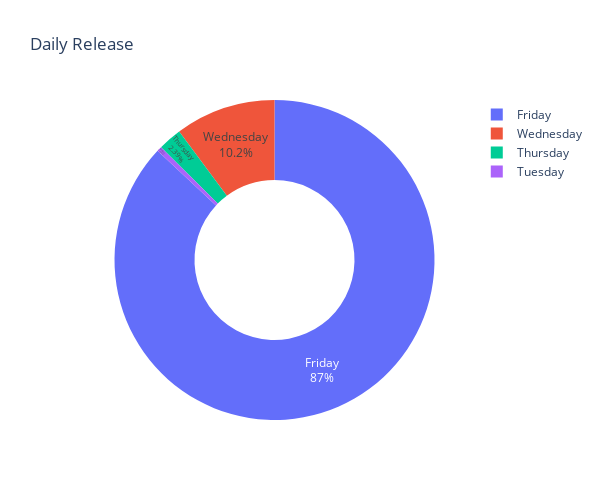

Notebook code cell kept with this figure:
### Code cell
#player categories
fig = px.pie(top_days, values='No_of_Movies', names='Day',
             title='Daily Release',
             hover_data=['Day'], width=600, height=500, hole = 0.5)
fig.update_traces(textposition='inside', textinfo='percent+label')
fig.show()

### Figure 1 — Plotly figure (JSON) as saved in the notebook; plotly's stock layout.template omitted (floating-point values rounded to 4 significant figures)
{"data": [{"customdata": [["Friday"], ["Wednesday"], ["Thursday"], ["Tuesday"]], "domain": {"x": [0, 1], "y": [0, 1]}, "hole": 0.5, "hovertemplate": "Day=%{customdata[0]}<br>No_of_Movies=%{value}<extra></extra>", "labels": ["Friday", "Wednesday", "Thursday", "Tuesday"], "legendgroup": "", "name": "", "showlegend": true, "textinfo": "percent+label", "textposition": "inside", "type": "pie", "values": [873, 102, 24, 5]}], "layout": {"height": 500, "legend": {"tracegroupgap": 0}, "title": {"text": "Daily Release"}, "width": 600}}
